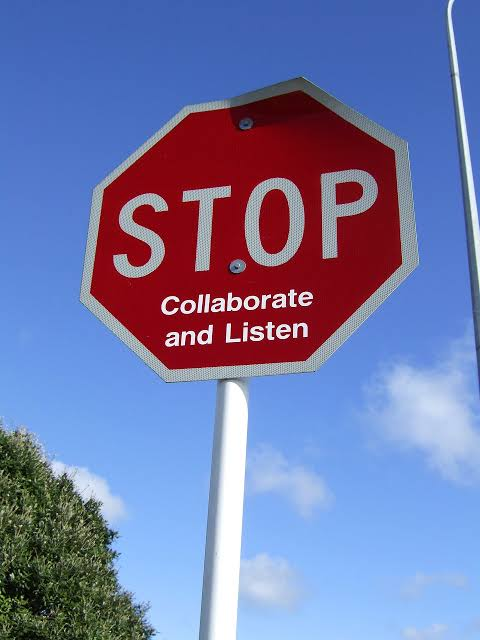
#> input picture Week 3 (Image Processing part-1)/Media/M3/stop.jpg, 480 x 640 px, found by its file name
$ jupyter execute '3.06 Color Spaces _ Color Models.ipynb'   (text cells are left out)
#> lines starting #> are read from the running program, lines starting #| are printed output that depends on the picture; after the words box and inside, x2 and y2 are one past the last pixel; in counts of white or black regions, pixels touching at a corner belong together
[cell 1]
import cv2
import matplotlib.pyplot as plt
import numpy as np

[cell 2]
plt.figure(figsize=(40,40))

for i in range(0,8):

    hsv_image = np.zeros((50, 50, 3), dtype=np.uint8)

    # Hue is increased by 25 for every image and saturation and value is set to some middle value like 120.
    hue = i * 25
    hsv_image[:,:,:] = ( hue, 120, 120)

    # Converting hsv to rgb for displaying in matplotlib
    rgb_image = cv2.cvtColor(hsv_image, cv2.COLOR_HSV2RGB)

    # Display the image
    ax = plt.subplot(1, 8, i+1)
    plt.imshow(rgb_image)
    plt.axis('off')  # this will not show the axis
    ax.set_title('Hue={}'.format(hue), fontdict={'fontsize': 45})

[cell 3]
plt.figure(figsize=(40,40))

for i in range(0,8):

    hsv_image = np.zeros((50, 50, 3), dtype=np.uint8)

    # saturation is increased by 35 for every image and hue and value is set to some middle value like 120.
    sat = i * 35
    hsv_image[:,:,:] = ( 120, sat, 120)

    # Converting hsv to rgb for displaying in matplotlib
    rgb_image = cv2.cvtColor(hsv_image, cv2.COLOR_HSV2RGB)

    # Display the image
    ax = plt.subplot(1, 8, i+1)
    plt.imshow(rgb_image)
    plt.axis('off')  # this will not show the axis
    ax.set_title('S={}'.format(sat), fontdict={'fontsize': 45})
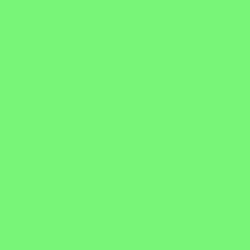
#> hsv_image: shape (50, 50, 3) (shown 5 times larger); mean R, G, B 120, 245, 120

[cell 4]
plt.figure(figsize=(40,40))

for i in range(0,8):

    hsv_image = np.zeros((50, 50, 3), dtype=np.uint8)

    # value is increased by 35 for every image and hue and value is set to 0 or you can also set to 120 or any other value.
    value = i * 35
    hsv_image[:,:,:] = ( 0, 0, value)

    # Converting hsv to rgb for displaying in matplotlib
    rgb_image = cv2.cvtColor(hsv_image, cv2.COLOR_HSV2RGB)

    # Display the image
    ax = plt.subplot(1, 8, i+1)
    plt.imshow(rgb_image)
    plt.axis('off')  # this will not show the axis
    ax.set_title('value={}'.format(value), fontdict={'fontsize': 45})
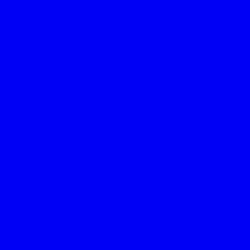
#> hsv_image: shape (50, 50, 3) (shown 5 times larger); mean R, G, B 0, 0, 245
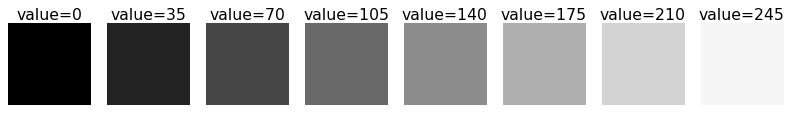
#> figure drawn by matplotlib, 8 panels

[cell 5]
# We are just printing out the first few flags
flags = [i for i in dir(cv2) if i.startswith('COLOR_')]
print (flags[:10])
print('\n Total Color flags in Opencv are {}'.format(len(flags)))

[cell 6]
image = cv2.imread('media/M3/stop.jpg')
#> image is the input picture: shape (640, 480, 3); mean B, G, R 167.9, 120.7, 114.2

# Converting the image to hsv
hsv = cv2.cvtColor(image, cv2.COLOR_BGR2HSV)
#> hsv: shape (640, 480, 3); mean H, S, V 114.5, 139.5, 188.7

# define range of red color in HSV
lower_red = np.array([160,50,50])
upper_red = np.array([180,255,255])

# Threshold the HSV image using inRange functon to get only red colors
mask = cv2.inRange(hsv, lower_red, upper_red)
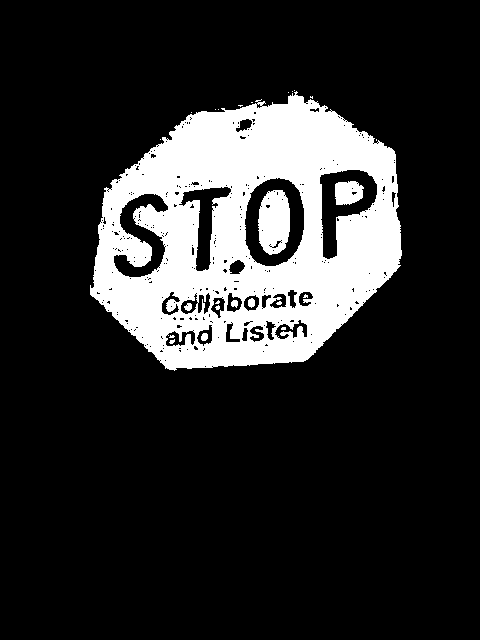
#> mask: shape (640, 480); 17.5% white; 25 white regions (18 under 20 px), largest, box (x1, y1, x2, y2) and area: (90, 91, 402, 371) 51087, (258, 190, 290, 255) 1666, (335, 181, 364, 205) 563

plt.figure(figsize=[13,13])
plt.subplot(121);plt.imshow(image[:,:,::-1]);plt.title("Original Image",fontdict={'fontsize': 25});plt.axis('off');
plt.subplot(122);plt.imshow(mask, cmap='gray');plt.title("Mask of red Color",fontdict={'fontsize': 25});plt.axis('off');
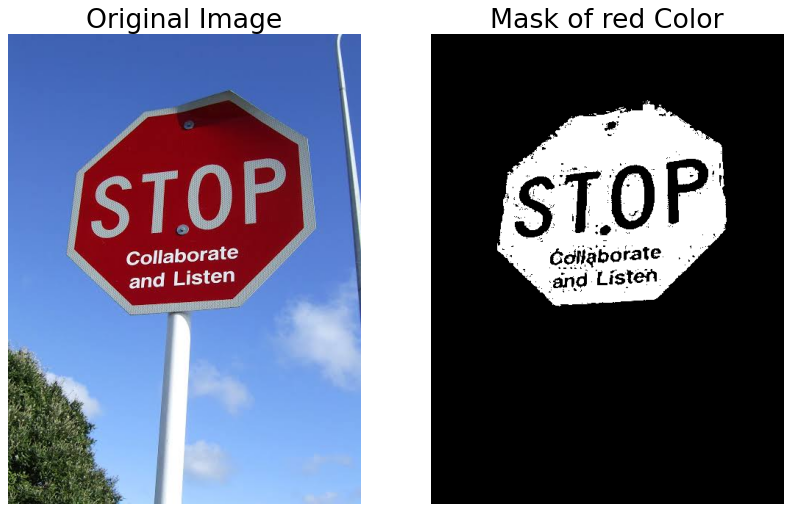
#> figure drawn by matplotlib, 2 panels

[cell 7]
res = cv2.bitwise_and(image,image, mask= mask)
plt.figure(figsize=[13,13])
plt.imshow(res[:,:,::-1]);plt.title("Red part of the Image",fontdict={'fontsize':35});plt.axis('off');

[cell 8]
cap = cv2.VideoCapture(0)

while(1):

    # Take each frame
    _, frame = cap.read()
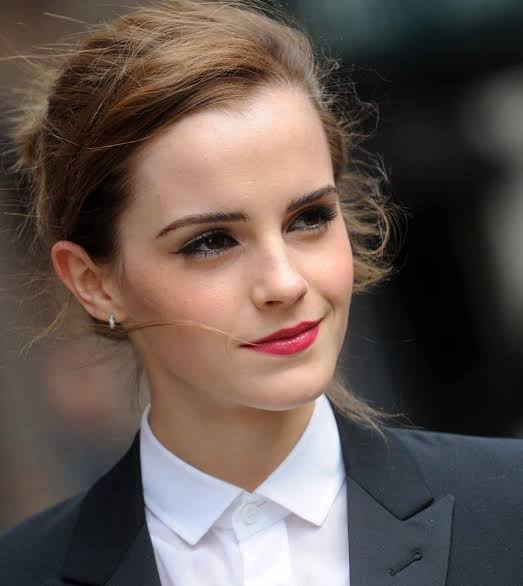
#> input picture Week 3 (Image Processing part-1)/Media/M3/MsWatson.jpg, 523 x 586 px, given in place of the camera
#> frame is the input picture: shape (586, 523, 3); mean B, G, R 80.9, 86.4, 100.2

    # Convert BGR to HSV
    hsv = cv2.cvtColor(frame, cv2.COLOR_BGR2HSV)
#> hsv: shape (586, 523, 3); mean H, S, V 40.1, 67.2, 104.8

    # define range of red color in HSV
    lower_red = np.array([160,50,50])
    upper_red = np.array([180,255,255])

    #Threshold the HSV image to get only red colors
    mask = cv2.inRange(hsv, lower_red, upper_red)
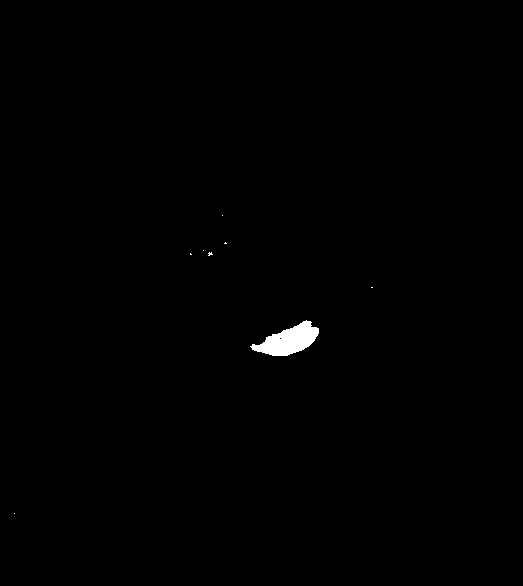
#> mask: shape (586, 523); 0.44% white; 8 white regions (7 under 20 px), largest, box (x1, y1, x2, y2) and area: (250, 320, 319, 356) 1321

    # Bitwise-AND mask and original image
    res = cv2.bitwise_and(frame,frame, mask= mask)
#> res: shape (586, 523, 3)

    # we are just adding 2 more channels on the mask so we can stack it along other images
    mask_3 = cv2.cvtColor(mask, cv2.COLOR_GRAY2BGR)

    # stacking up all three images together
    stacked = np.hstack((mask_3,frame,res))

    cv2.imshow('Result',cv2.resize(stacked,None,fx=0.8,fy=0.8))
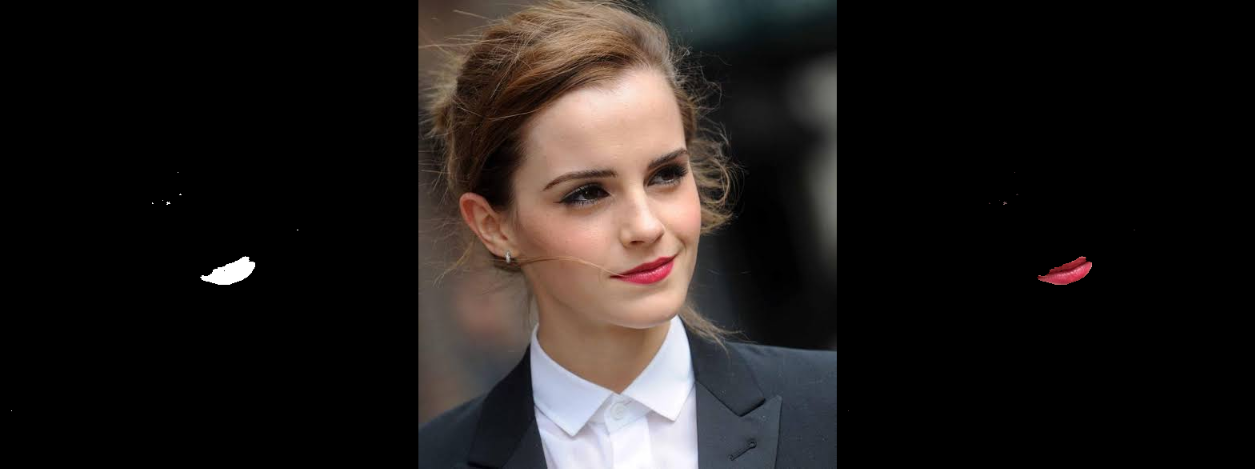
#> window 'Result': shape (469, 1255, 3); mean B, G, R 27.4, 29.3, 34
    k = cv2.waitKey(1) & 0xFF
#> (key Esc is pressed here)
    if k == 27:
        break

cv2.destroyAllWindows()
cap.release()

[cell 9]
import cv2
import numpy as np
greenBGR = np.uint8([[[0,255,0 ]]])
#greenBGR = np.uint8([[[187,8,255 ]]])

hsv_green = cv2.cvtColor(greenBGR,cv2.COLOR_BGR2HSV)
print (hsv_green)

[cell 10]
import numpy as np
import cv2

def nothing(x):
    pass

cap = cv2.VideoCapture(0)
cv2.namedWindow("Trackbars")

cv2.createTrackbar("L - H", "Trackbars", 0, 179, nothing)
cv2.createTrackbar("L - S", "Trackbars", 0, 255, nothing)
cv2.createTrackbar("L - V", "Trackbars", 0, 255, nothing)
cv2.createTrackbar("U - H", "Trackbars", 179, 179, nothing)
cv2.createTrackbar("U - S", "Trackbars", 255, 255, nothing)
cv2.createTrackbar("U - V", "Trackbars", 255, 255, nothing)


while True:
    _, frame = cap.read()
    frame = cv2.flip( frame, 1 )
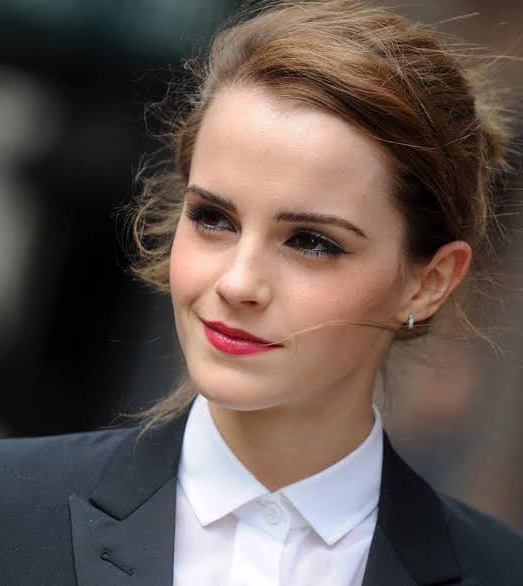
#> frame: shape (586, 523, 3); mean B, G, R 80.9, 86.4, 100.2

    hsv = cv2.cvtColor(frame, cv2.COLOR_BGR2HSV)
#> hsv: shape (586, 523, 3); mean H, S, V 40.1, 67.2, 104.8

    l_h = cv2.getTrackbarPos("L - H", "Trackbars")
    l_s = cv2.getTrackbarPos("L - S", "Trackbars")
    l_v = cv2.getTrackbarPos("L - V", "Trackbars")
    u_h = cv2.getTrackbarPos("U - H", "Trackbars")
    u_s = cv2.getTrackbarPos("U - S", "Trackbars")
    u_v = cv2.getTrackbarPos("U - V", "Trackbars")

    lower_range = np.array([l_h, l_s, l_v])
    upper_range = np.array([u_h, u_s, u_v])
    mask = cv2.inRange(hsv, lower_range, upper_range)
#> mask: shape (586, 523); every value is 255

    res = cv2.bitwise_and(frame, frame, mask=mask)

    mask_3 = cv2.cvtColor(mask, cv2.COLOR_GRAY2BGR)
#> mask_3: shape (586, 523, 3); every value is 255
    stacked = np.hstack((mask_3,frame,res))
    cv2.imshow('Trackbars',cv2.resize(stacked,None,fx=0.8,fy=0.8))
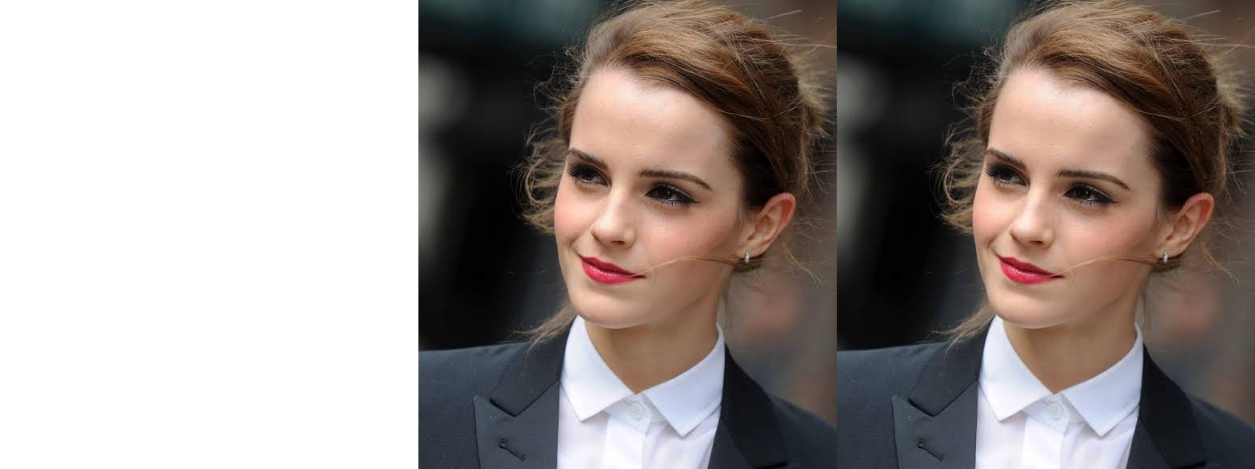
#> window 'Trackbars': shape (469, 1255, 3); mean B, G, R 138.9, 142.6, 151.7

    key = cv2.waitKey(1)
#> (key Esc is pressed here)
    if key == 27:
        break
    if key == ord('s'):
        thearray = [[l_h,l_s,l_v],[u_h, u_s, u_v]]
        print(thearray)
        break

cap.release()
cv2.destroyAllWindows()
